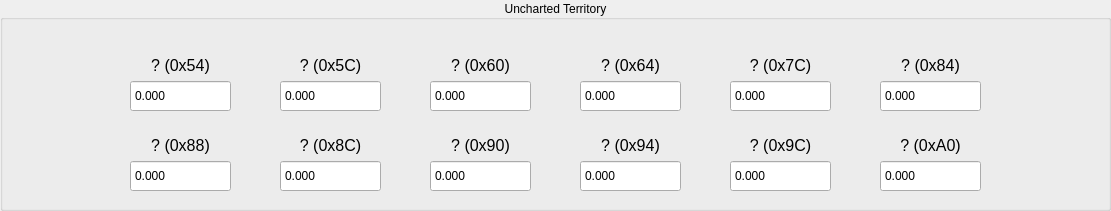
  <widget class="QGroupBox" name="UnkGroup">
   <property name="geometry">
    <rect>
     <x>10</x>
     <y>890</y>
     <width>1111</width>
     <height>211</height>
    </rect>
   </property>
   <property name="title">
    <string>Uncharted Territory</string>
   </property>
   <property name="alignment">
    <set>Qt::AlignCenter</set>
   </property>
   <property name="checkable">
    <bool>false</bool>
   </property>
   <widget class="QLabel" name="Unk54Lbl">
    <property name="geometry">
     <rect>
      <x>130</x>
      <y>50</y>
      <width>101</width>
      <height>31</height>
     </rect>
    </property>
    <property name="font">
     <font>
      <pointsize>12</pointsize>
     </font>
    </property>
    <property name="toolTip">
     <string>&lt;html&gt;&lt;head/&gt;&lt;body&gt;&lt;p&gt;A floating-point parameter located at offset 0x54.&lt;/p&gt;&lt;p&gt;It is currently unknown what this parameter does.&lt;/p&gt;&lt;/body&gt;&lt;/html&gt;</string>
    </property>
    <property name="text">
     <string>? (0x54)</string>
    </property>
    <property name="alignment">
     <set>Qt::AlignCenter</set>
    </property>
   </widget>
   <widget class="QDoubleSpinBox" name="Unk54Box">
    <property name="geometry">
     <rect>
      <x>130</x>
      <y>80</y>
      <width>101</width>
      <height>32</height>
     </rect>
    </property>
    <property name="styleSheet">
     <string notr="true"/>
    </property>
    <property name="buttonSymbols">
     <enum>QAbstractSpinBox::NoButtons</enum>
    </property>
    <property name="decimals">
     <number>3</number>
    </property>
    <property name="minimum">
     <double>-340282346638528859811704183484516925440.000000000000000</double>
    </property>
    <property name="maximum">
     <double>340282346638528859811704183484516925440.000000000000000</double>
    </property>
   </widget>
   <widget class="QLabel" name="Unk5CLbl">
    <property name="geometry">
     <rect>
      <x>280</x>
      <y>50</y>
      <width>101</width>
      <height>31</height>
     </rect>
    </property>
    <property name="font">
     <font>
      <pointsize>12</pointsize>
     </font>
    </property>
    <property name="toolTip">
     <string>&lt;html&gt;&lt;head/&gt;&lt;body&gt;&lt;p&gt;A floating-point parameter located at offset 0x5C.&lt;/p&gt;&lt;p&gt;It is currently unknown what this parameter does.&lt;/p&gt;&lt;/body&gt;&lt;/html&gt;</string>
    </property>
    <property name="text">
     <string>? (0x5C)</string>
    </property>
    <property name="alignment">
     <set>Qt::AlignCenter</set>
    </property>
   </widget>
   <widget class="QDoubleSpinBox" name="Unk5CBox">
    <property name="geometry">
     <rect>
      <x>280</x>
      <y>80</y>
      <width>101</width>
      <height>32</height>
     </rect>
    </property>
    <property name="styleSheet">
     <string notr="true"/>
    </property>
    <property name="buttonSymbols">
     <enum>QAbstractSpinBox::NoButtons</enum>
    </property>
    <property name="decimals">
     <number>3</number>
    </property>
    <property name="minimum">
     <double>-340282346638528859811704183484516925440.000000000000000</double>
    </property>
    <property name="maximum">
     <double>340282346638528859811704183484516925440.000000000000000</double>
    </property>
   </widget>
   <widget class="QLabel" name="Unk60Lbl">
    <property name="geometry">
     <rect>
      <x>430</x>
      <y>50</y>
      <width>101</width>
      <height>31</height>
     </rect>
    </property>
    <property name="font">
     <font>
      <pointsize>12</pointsize>
     </font>
    </property>
    <property name="toolTip">
     <string>&lt;html&gt;&lt;head/&gt;&lt;body&gt;&lt;p&gt;A floating-point parameter located at offset 0x60.&lt;/p&gt;&lt;p&gt;It is currently unknown what this parameter does.&lt;/p&gt;&lt;/body&gt;&lt;/html&gt;</string>
    </property>
    <property name="text">
     <string>? (0x60)</string>
    </property>
    <property name="alignment">
     <set>Qt::AlignCenter</set>
    </property>
   </widget>
   <widget class="QDoubleSpinBox" name="Unk60Box">
    <property name="geometry">
     <rect>
      <x>430</x>
      <y>80</y>
      <width>101</width>
      <height>32</height>
     </rect>
    </property>
    <property name="styleSheet">
     <string notr="true"/>
    </property>
    <property name="buttonSymbols">
     <enum>QAbstractSpinBox::NoButtons</enum>
    </property>
    <property name="decimals">
     <number>3</number>
    </property>
    <property name="minimum">
     <double>-340282346638528859811704183484516925440.000000000000000</double>
    </property>
    <property name="maximum">
     <double>340282346638528859811704183484516925440.000000000000000</double>
    </property>
   </widget>
   <widget class="QLabel" name="Unk64Lbl">
    <property name="geometry">
     <rect>
      <x>580</x>
      <y>50</y>
      <width>101</width>
      <height>31</height>
     </rect>
    </property>
    <property name="font">
     <font>
      <pointsize>12</pointsize>
     </font>
    </property>
    <property name="toolTip">
     <string>&lt;html&gt;&lt;head/&gt;&lt;body&gt;&lt;p&gt;A floating-point parameter located at offset 0x64.&lt;/p&gt;&lt;p&gt;It is currently unknown what this parameter does.&lt;/p&gt;&lt;/body&gt;&lt;/html&gt;</string>
    </property>
    <property name="text">
     <string>? (0x64)</string>
    </property>
    <property name="alignment">
     <set>Qt::AlignCenter</set>
    </property>
   </widget>
   <widget class="QDoubleSpinBox" name="Unk64Box">
    <property name="geometry">
     <rect>
      <x>580</x>
      <y>80</y>
      <width>101</width>
      <height>32</height>
     </rect>
    </property>
    <property name="styleSheet">
     <string notr="true"/>
    </property>
    <property name="buttonSymbols">
     <enum>QAbstractSpinBox::NoButtons</enum>
    </property>
    <property name="decimals">
     <number>3</number>
    </property>
    <property name="minimum">
     <double>-340282346638528859811704183484516925440.000000000000000</double>
    </property>
    <property name="maximum">
     <double>340282346638528859811704183484516925440.000000000000000</double>
    </property>
   </widget>
   <widget class="QLabel" name="Unk7CLbl">
    <property name="geometry">
     <rect>
      <x>730</x>
      <y>50</y>
      <width>101</width>
      <height>31</height>
     </rect>
    </property>
    <property name="font">
     <font>
      <pointsize>12</pointsize>
     </font>
    </property>
    <property name="toolTip">
     <string>&lt;html&gt;&lt;head/&gt;&lt;body&gt;&lt;p&gt;A floating-point parameter located at offset 0x7C.&lt;/p&gt;&lt;p&gt;It is currently unknown what this parameter does.&lt;/p&gt;&lt;/body&gt;&lt;/html&gt;</string>
    </property>
    <property name="text">
     <string>? (0x7C)</string>
    </property>
    <property name="alignment">
     <set>Qt::AlignCenter</set>
    </property>
   </widget>
   <widget class="QDoubleSpinBox" name="Unk7CBox">
    <property name="geometry">
     <rect>
      <x>730</x>
      <y>80</y>
      <width>101</width>
      <height>32</height>
     </rect>
    </property>
    <property name="styleSheet">
     <string notr="true"/>
    </property>
    <property name="buttonSymbols">
     <enum>QAbstractSpinBox::NoButtons</enum>
    </property>
    <property name="decimals">
     <number>3</number>
    </property>
    <property name="minimum">
     <double>-340282346638528859811704183484516925440.000000000000000</double>
    </property>
    <property name="maximum">
     <double>340282346638528859811704183484516925440.000000000000000</double>
    </property>
   </widget>
   <widget class="QLabel" name="Unk84Lbl">
    <property name="geometry">
     <rect>
      <x>880</x>
      <y>50</y>
      <width>101</width>
      <height>31</height>
     </rect>
    </property>
    <property name="font">
     <font>
      <pointsize>12</pointsize>
     </font>
    </property>
    <property name="toolTip">
     <string>&lt;html&gt;&lt;head/&gt;&lt;body&gt;&lt;p&gt;A floating-point parameter located at offset 0x84.&lt;/p&gt;&lt;p&gt;It is currently unknown what this parameter does.&lt;/p&gt;&lt;/body&gt;&lt;/html&gt;</string>
    </property>
    <property name="text">
     <string>? (0x84)</string>
    </property>
    <property name="alignment">
     <set>Qt::AlignCenter</set>
    </property>
   </widget>
   <widget class="QDoubleSpinBox" name="Unk84Box">
    <property name="geometry">
     <rect>
      <x>880</x>
      <y>80</y>
      <width>101</width>
      <height>32</height>
     </rect>
    </property>
    <property name="styleSheet">
     <string notr="true"/>
    </property>
    <property name="buttonSymbols">
     <enum>QAbstractSpinBox::NoButtons</enum>
    </property>
    <property name="decimals">
     <number>3</number>
    </property>
    <property name="minimum">
     <double>-340282346638528859811704183484516925440.000000000000000</double>
    </property>
    <property name="maximum">
     <double>340282346638528859811704183484516925440.000000000000000</double>
    </property>
   </widget>
   <widget class="QLabel" name="Unk88Lbl">
    <property name="geometry">
     <rect>
      <x>130</x>
      <y>130</y>
      <width>101</width>
      <height>31</height>
     </rect>
    </property>
    <property name="font">
     <font>
      <pointsize>12</pointsize>
     </font>
    </property>
    <property name="toolTip">
     <string>&lt;html&gt;&lt;head/&gt;&lt;body&gt;&lt;p&gt;A floating-point parameter located at offset 0x84.&lt;/p&gt;&lt;p&gt;It is currently unknown what this parameter does.&lt;/p&gt;&lt;/body&gt;&lt;/html&gt;</string>
    </property>
    <property name="text">
     <string>? (0x88)</string>
    </property>
    <property name="alignment">
     <set>Qt::AlignCenter</set>
    </property>
   </widget>
   <widget class="QDoubleSpinBox" name="Unk88Box">
    <property name="geometry">
     <rect>
      <x>130</x>
      <y>160</y>
      <width>101</width>
      <height>32</height>
     </rect>
    </property>
    <property name="styleSheet">
     <string notr="true"/>
    </property>
    <property name="buttonSymbols">
     <enum>QAbstractSpinBox::NoButtons</enum>
    </property>
    <property name="decimals">
     <number>3</number>
    </property>
    <property name="minimum">
     <double>-340282346638528859811704183484516925440.000000000000000</double>
    </property>
    <property name="maximum">
     <double>340282346638528859811704183484516925440.000000000000000</double>
    </property>
   </widget>
   <widget class="QLabel" name="Unk8CLbl">
    <property name="geometry">
     <rect>
      <x>280</x>
      <y>130</y>
      <width>101</width>
      <height>31</height>
     </rect>
    </property>
    <property name="font">
     <font>
      <pointsize>12</pointsize>
     </font>
    </property>
    <property name="toolTip">
     <string>&lt;html&gt;&lt;head/&gt;&lt;body&gt;&lt;p&gt;A floating-point parameter located at offset 0x8C.&lt;/p&gt;&lt;p&gt;It is currently unknown what this parameter does.&lt;/p&gt;&lt;/body&gt;&lt;/html&gt;</string>
    </property>
    <property name="text">
     <string>? (0x8C)</string>
    </property>
    <property name="alignment">
     <set>Qt::AlignCenter</set>
    </property>
   </widget>
   <widget class="QDoubleSpinBox" name="Unk8CBox">
    <property name="geometry">
     <rect>
      <x>280</x>
      <y>160</y>
      <width>101</width>
      <height>32</height>
     </rect>
    </property>
    <property name="styleSheet">
     <string notr="true"/>
    </property>
    <property name="buttonSymbols">
     <enum>QAbstractSpinBox::NoButtons</enum>
    </property>
    <property name="decimals">
     <number>3</number>
    </property>
    <property name="minimum">
     <double>-340282346638528859811704183484516925440.000000000000000</double>
    </property>
    <property name="maximum">
     <double>340282346638528859811704183484516925440.000000000000000</double>
    </property>
   </widget>
   <widget class="QLabel" name="Unk90Lbl">
    <property name="geometry">
     <rect>
      <x>430</x>
      <y>130</y>
      <width>101</width>
      <height>31</height>
     </rect>
    </property>
    <property name="font">
     <font>
      <pointsize>12</pointsize>
     </font>
    </property>
    <property name="toolTip">
     <string>&lt;html&gt;&lt;head/&gt;&lt;body&gt;&lt;p&gt;A floating-point parameter located at offset 0x90.&lt;/p&gt;&lt;p&gt;It is currently unknown what this parameter does.&lt;/p&gt;&lt;/body&gt;&lt;/html&gt;</string>
    </property>
    <property name="text">
     <string>? (0x90)</string>
    </property>
    <property name="alignment">
     <set>Qt::AlignCenter</set>
    </property>
   </widget>
   <widget class="QDoubleSpinBox" name="Unk90Box">
    <property name="geometry">
     <rect>
      <x>430</x>
      <y>160</y>
      <width>101</width>
      <height>32</height>
     </rect>
    </property>
    <property name="styleSheet">
     <string notr="true"/>
    </property>
    <property name="buttonSymbols">
     <enum>QAbstractSpinBox::NoButtons</enum>
    </property>
    <property name="decimals">
     <number>3</number>
    </property>
    <property name="minimum">
     <double>-340282346638528859811704183484516925440.000000000000000</double>
    </property>
    <property name="maximum">
     <double>340282346638528859811704183484516925440.000000000000000</double>
    </property>
   </widget>
   <widget class="QLabel" name="Unk94Lbl">
    <property name="geometry">
     <rect>
      <x>580</x>
      <y>130</y>
      <width>101</width>
      <height>31</height>
     </rect>
    </property>
    <property name="font">
     <font>
      <pointsize>12</pointsize>
     </font>
    </property>
    <property name="toolTip">
     <string>&lt;html&gt;&lt;head/&gt;&lt;body&gt;&lt;p&gt;A floating-point parameter located at offset 0x94.&lt;/p&gt;&lt;p&gt;It is currently unknown what this parameter does.&lt;/p&gt;&lt;/body&gt;&lt;/html&gt;</string>
    </property>
    <property name="text">
     <string>? (0x94)</string>
    </property>
    <property name="alignment">
     <set>Qt::AlignCenter</set>
    </property>
   </widget>
   <widget class="QDoubleSpinBox" name="Unk94Box">
    <property name="geometry">
     <rect>
      <x>580</x>
      <y>160</y>
      <width>101</width>
      <height>32</height>
     </rect>
    </property>
    <property name="styleSheet">
     <string notr="true"/>
    </property>
    <property name="buttonSymbols">
     <enum>QAbstractSpinBox::NoButtons</enum>
    </property>
    <property name="decimals">
     <number>3</number>
    </property>
    <property name="minimum">
     <double>-340282346638528859811704183484516925440.000000000000000</double>
    </property>
    <property name="maximum">
     <double>340282346638528859811704183484516925440.000000000000000</double>
    </property>
   </widget>
   <widget class="QLabel" name="Unk9CLbl">
    <property name="geometry">
     <rect>
      <x>730</x>
      <y>130</y>
      <width>101</width>
      <height>31</height>
     </rect>
    </property>
    <property name="font">
     <font>
      <pointsize>12</pointsize>
     </font>
    </property>
    <property name="toolTip">
     <string>&lt;html&gt;&lt;head/&gt;&lt;body&gt;&lt;p&gt;A floating-point parameter located at offset 0x9C.&lt;/p&gt;&lt;p&gt;It is currently unknown what this parameter does.&lt;/p&gt;&lt;/body&gt;&lt;/html&gt;</string>
    </property>
    <property name="text">
     <string>? (0x9C)</string>
    </property>
    <property name="alignment">
     <set>Qt::AlignCenter</set>
    </property>
   </widget>
   <widget class="QDoubleSpinBox" name="Unk9CBox">
    <property name="geometry">
     <rect>
      <x>730</x>
      <y>160</y>
      <width>101</width>
      <height>32</height>
     </rect>
    </property>
    <property name="styleSheet">
     <string notr="true"/>
    </property>
    <property name="buttonSymbols">
     <enum>QAbstractSpinBox::NoButtons</enum>
    </property>
    <property name="decimals">
     <number>3</number>
    </property>
    <property name="minimum">
     <double>-340282346638528859811704183484516925440.000000000000000</double>
    </property>
    <property name="maximum">
     <double>340282346638528859811704183484516925440.000000000000000</double>
    </property>
   </widget>
   <widget class="QLabel" name="UnkA0Lbl">
    <property name="geometry">
     <rect>
      <x>880</x>
      <y>130</y>
      <width>101</width>
      <height>31</height>
     </rect>
    </property>
    <property name="font">
     <font>
      <pointsize>12</pointsize>
     </font>
    </property>
    <property name="toolTip">
     <string>&lt;html&gt;&lt;head/&gt;&lt;body&gt;&lt;p&gt;A floating-point parameter located at offset 0xA0.&lt;/p&gt;&lt;p&gt;It is currently unknown what this parameter does.&lt;/p&gt;&lt;/body&gt;&lt;/html&gt;</string>
    </property>
    <property name="text">
     <string>? (0xA0)</string>
    </property>
    <property name="alignment">
     <set>Qt::AlignCenter</set>
    </property>
   </widget>
   <widget class="QDoubleSpinBox" name="UnkA0Box">
    <property name="geometry">
     <rect>
      <x>880</x>
      <y>160</y>
      <width>101</width>
      <height>32</height>
     </rect>
    </property>
    <property name="styleSheet">
     <string notr="true"/>
    </property>
    <property name="buttonSymbols">
     <enum>QAbstractSpinBox::NoButtons</enum>
    </property>
    <property name="decimals">
     <number>3</number>
    </property>
    <property name="minimum">
     <double>-340282346638528859811704183484516925440.000000000000000</double>
    </property>
    <property name="maximum">
     <double>340282346638528859811704183484516925440.000000000000000</double>
    </property>
   </widget>
  </widget>
